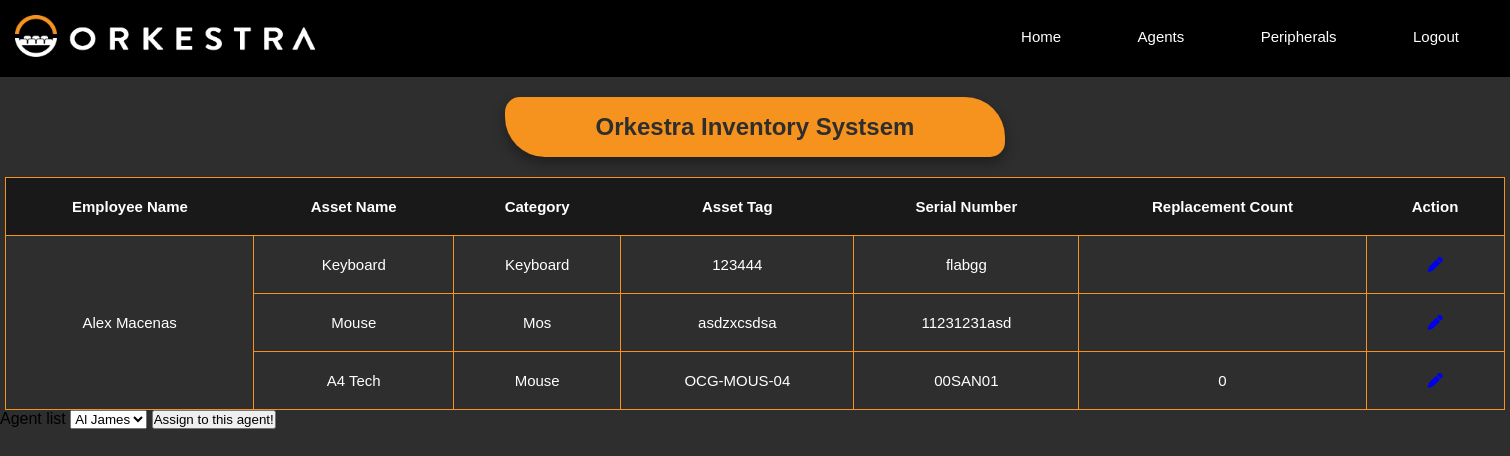
Page /user/Alex Macenas (signed in) on the committed database.
### models.py (models this page shows)
class Asset(db.Model):
    __tablename__ = 'asset'
    id = db.Column(db.Integer, primary_key=True, autoincrement=True)
    stock_id = db.Column(db.Integer, db.ForeignKey('stock.id'))
    employee_id = db.Column(db.Integer, db.ForeignKey('employee.id'))
    date_assigned = db.Column(db.Text)

class Employee(db.Model):
    __tablename__ = "employee"
    id = db.Column(db.Integer, primary_key=True, autoincrement=True)
    full_name = db.Column(db.Text)
    role = db.Column(db.Text)

class Stock(db.Model):
    __tablename__ = 'stock'
    id = db.Column(db.Integer, primary_key=True, autoincrement=True)
    name = db.Column(db.Text, unique=False, nullable=False)
    category = db.Column(db.String(30), unique=False, nullable=False)
    asset_tag = db.Column(db.String(30), unique=False, nullable=False)
    serial_number = db.Column(db.String(30), unique=False, nullable=False)

### main.py (the view)
@app.route("/user/<fullname>", methods=['GET', 'POST'])
@login_required
def getUser(fullname):
    error = ""
    form = UnassignedAgents()
    if fullname:
        resolved_emp_details = db.session.query(
        Employee.full_name,
        Stock.name.label('asset_name'),
        Stock.category,
        Stock.asset_tag,
        Stock.serial_number,
        Asset.id.label('asset_id')
    ) \
    .join(Asset, Employee.id == Asset.employee_id) \
    .join(Stock, Asset.stock_id == Stock.id)
        resolved_emp_details = resolved_emp_details.filter(Employee.full_name == fullname)
        employee = Employee.query.filter_by(full_name=fullname).first()
        user_id = employee.id
        stock_id_in_replaceNo = ReplaceNo.query.filter_by(employee_id=user_id).all()
        categories = {}
        for stock in stock_id_in_replaceNo:
            stockTable = Stock.query.filter_by(id=stock.stock_id).first()
            categories[stockTable.category] = stock.replacement_no
        resolved_emp_details = resolved_emp_details.filter(Employee.id != None) \
            .order_by(Employee.full_name, Asset.id) \
            .all()
        if resolved_emp_details:
            emp_details = {}
            for emp_name, asset_name, category, asset_tag, serial_number, asset_id in resolved_emp_details:
                if emp_name not in emp_details:
                    emp_details[emp_name] = []
                asset_info = {
                'name': asset_name,
                'category': category,
                'asset_tag': asset_tag,
                'serial_number': serial_number,
                'asset_id': asset_id
                }
                all_unassigned_query = """
                        SELECT * FROM employee
                        WHERE id NOT IN (
                        SELECT employee_id FROM asset
                        );
                """
                empty_agents = db.session.execute(text(all_unassigned_query))
                form.names.choices = [(str(row[0]), str(row[1])) for row in empty_agents]
                if category in categories:
                    asset_info['Replace_No'] = categories[category]
                emp_details[emp_name].append(asset_info)
            return render_template("view_user.html", emp_details=emp_details, form=form)
        else:
            no_assets_flag = True
            error = f"No asset yet assigned to agent {fullname}"
            return render_template("view_user.html", no_assets_flag=no_assets_flag , emp_details={}, error=error)
    else:
        error = f"No fullname was provided"
        return render_template("view_user.html",  emp_details={}, error=error)

### form.py
class UnassignedAgents(FlaskForm):
    names = SelectField(label="Agent list", validators=[DataRequired()])

### main.py (called while the page is built)
@login_manager.user_loader
def load_user(user_id):
    return db.session.get(User,(user_id))

### templates/view_user.html (shortened to what this page needs)
<!DOCTYPE html>
<html lang="en">
<head>
    <link rel="stylesheet" href="{{ url_for('static', filename='css/styles.css') }}">
    </head>
</head>
<body>
    <header>
        <nav>
         <a href="{{ url_for('home') }}"><img src="static\css\assets\orkestra-main-logo.png" alt=""></a>
         <div class="nav-links">
            <ul>
                <li><a href="#">Home</a></li>
                <li><a href="#">Agents</a></li>
                <li><a href="#">Peripherals</a></li>
                <li><a href="{{ url_for('login') }}">Logout</a></li>
            </ul>
        </div>
        </nav>
    </header>
    <section class="viewHeader">
        <h1>Orkestra Inventory Systsem</h1>
    </section>
    <div class="table-container">
        <section class="viewTable">
            <table>
                <thead>
                    <tr>
                        <th rowspan="2">Employee Name</th>
                        <th rowspan="2">Asset Name</th>
                        <th rowspan="2">Category</th>
                        <th rowspan="2">Asset Tag</th>
                        <th rowspan="2">Serial Number</th>
                        <th rowspan="2">Replacement Count</th>
                        <th rowspan="2">Action</th>
                    </tr>
                </thead>
                <tbody>
                    {% for emp_name, asset_list in emp_details.items() %}
                    <tr>
                        <td rowspan="{{ asset_list|length }}">{{ emp_name }}</td>
                        {% for asset in asset_list %}
                        <td>{{ asset['name'] }}</td>
                        <td>{{ asset['category'] }}</td>
                        <td>{{ asset['asset_tag'] }}</td>
                        <td>{{ asset['serial_number'] }}</td>
                        <td>{{ asset['Replace_No'] }}</td>
                        <td>
                            <a href="{{ url_for('replace_asset', asset_id=asset['asset_id'], fn=emp_name) }}"><i class="fa-solid fa-pen"></i>
                            </a>
                        </td>
                        </tr>
                        {% endfor %}
                    {% endfor %}
                </tbody>
            </table>
        </section>
    </div>
    <div>
        {% if error and no_assets_flag %}
        <p>{{ error }}</p>
        <a href="{{ url_for('assign_asset') }}" id="add-asset-btn">Add Asset</a>
        {% elif error %}
        <p>{{ error }}</p>
        {% else %}
        {{ form.names.label }}
        {{ form.names }}
        <input type="submit" value="Assign to this agent!">
        {% endif %}
    </div>
</body>
</html>

### static/css/styles.css (style rules this page uses)
* { margin: 0; padding: 0; font-family: "Montserrat", sans-serif; box-sizing: border-box; }
body { background-color: #2E2E2E; }
nav { display: flex; padding: 1%; justify-content: space-between; align-items: center; background-color: #000000; }
nav img { width: 300px; }
.nav-links { flex: 1; text-align: right; }
.nav-links ul li { list-style: none; display: inline-block; padding: 8px 12px; position: relative; }
.nav-links ul li a { color: #fff; text-decoration: none; font-size: 15px; padding: 10px 24px; }
.nav-links ul li::after { content: ''; width: 0%; height: 2px; background: #fff; display: block; margin: auto; transition: 0.5s; }
.searchTable th, td { border: 1px solid #F6921E; padding: 20px; }
.viewHeader { display: flex; justify-content: center; width: 500px; height: 10%; background-color: #F6921E; padding: 1rem; box-shadow: 0 .4rem .8rem #0005; border-radius: 15px 40px; color: #2E2E2E; margin: auto; margin-top: 20px; margin-bottom: 20px; }
.viewTable table { margin: auto; color: white; border-collapse: collapse; text-align: center; width: 1500px; }
.viewTable thead { font-size: 15px; border: 1px solid #F6921E; background-color: #191919; }
.viewTable th { padding: 20px; }
.viewTable tbody { font-size: 15px; border: transparent; }

### rows in the picture
Asset: full_name "Alex Macenas", name "Keyboard", category "Keyboard", asset_tag "123444", serial_number "flabgg"
Asset: name "Mouse", category "Mos", asset_tag "asdzxcsdsa", serial_number "11231231asd"
Asset: name "A4 Tech", category "Mouse", asset_tag "OCG-MOUS-04", serial_number "00SAN01", Replace_No "0"
